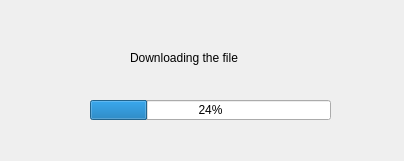
<?xml version="1.0" encoding="UTF-8"?>
<ui version="4.0">
 <class>Dialog</class>
 <widget class="QDialog" name="Dialog">
  <property name="geometry">
   <rect>
    <x>0</x>
    <y>0</y>
    <width>404</width>
    <height>161</height>
   </rect>
  </property>
  <property name="windowTitle">
   <string>Dialog</string>
  </property>
  <widget class="QLabel" name="label">
   <property name="geometry">
    <rect>
     <x>130</x>
     <y>50</y>
     <width>124</width>
     <height>16</height>
    </rect>
   </property>
   <property name="text">
    <string>Downloading the file</string>
   </property>
  </widget>
  <widget class="QProgressBar" name="progressBar">
   <property name="geometry">
    <rect>
     <x>90</x>
     <y>100</y>
     <width>241</width>
     <height>20</height>
    </rect>
   </property>
   <property name="value">
    <number>24</number>
   </property>
  </widget>
 </widget>
 <resources/>
 <connections/>
</ui>
